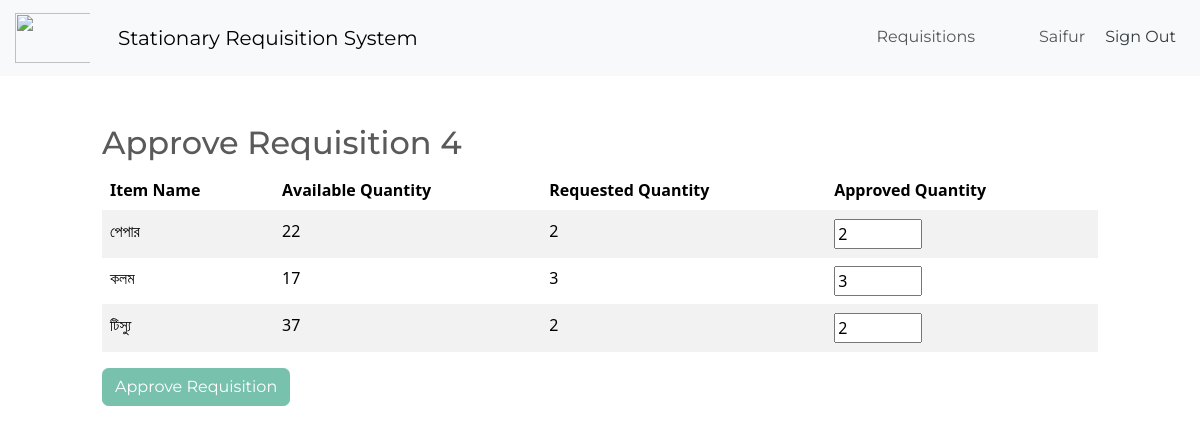
The app's page /approve-requisition/4/ (signed in) with its own data.
### inventory/models.py (models this page shows, shortened)
class Requisition(models.Model):
    STATUS_CHOICES = (
        ('Pending', 'Pending'),
        ('Approved', 'Approved'),
        ('Rejected', 'Rejected'),
    )
    user = models.ForeignKey(User, on_delete=models.CASCADE)
    date_created = models.DateField(auto_now_add=True)
    status = models.CharField(max_length=10, choices=STATUS_CHOICES, default='Pending')
    requisition_id = models.CharField(max_length=20, unique=True, editable=False, blank=True)  # New field

class RequisitionItem(models.Model):
    requisition = models.ForeignKey(Requisition, related_name='items', on_delete=models.CASCADE)
    inventory_item = models.ForeignKey(InventoryItem, on_delete=models.CASCADE)
    quantity_requested = models.PositiveIntegerField()
    quantity_approved = models.PositiveIntegerField(null=True, blank=True)  # New field for approved quantity

class InventoryItem(models.Model):
    name = models.CharField(max_length=200)
    reference_no = models.CharField(max_length=200)
    unit = models.CharField(max_length=100)
    quantity = models.IntegerField()
    category = models.ForeignKey('Category', on_delete=models.SET_NULL, blank=True, null=True)
    date_created = models.DateField()
    remarks = models.TextField(blank=True, null=True)
    reference_pdf = models.FileField(upload_to='inventory_pdfs/', blank=True, null=True)

### inventory/views.py (the view, shortened to what this page needs)
# urls.py: path('approve-requisition/<int:requisition_id>/', ApproveRequisitionView.as_view(), name='approve_requisition'),
@method_decorator(staff_member_required, name='dispatch')
class ApproveRequisitionView(LoginRequiredMixin, View):
    def get(self, request, requisition_id):
        requisition = get_object_or_404(Requisition, id=requisition_id)
        if requisition.status in ['Approved', 'Rejected']:
            messages.error(request, "This requisition has already been approved or rejected and cannot be edited.")
            return redirect('requisition_list')
        return render(request, 'admin/approve_requisition.html', {'requisition': requisition})

### inventory/templates/admin/approve_requisition.html (shortened to what this page needs)
{% extends 'auth/base.html' %}
{% block content %}
<div class="row">
    <div class="col-md-10 col-12 mx-auto mt-5">
        <h2>Approve Requisition {{ requisition.id }}</h2>
        <form method="POST" onsubmit="return validateQuantities()">
            <table class="table table-hover table-striped">
                <thead>
                    <tr>
                        <th scope="col">Item Name</th>
                        <th scope="col">Available Quantity</th>
                        <th scope="col">Requested Quantity</th>
                        <th scope="col">Approved Quantity</th>
                    </tr>
                </thead>
                <tbody>
                    {% for item in requisition.items.all %}
                    <tr>
                        <td>{{ item.inventory_item.name }}</td>
                        <td>{{ item.inventory_item.quantity }}</td>
                        <td>{{ item.quantity_requested }}</td>
                        <td>
                            <input type="number" name="approved_quantity_{{ item.id }}"
                                   value="{{ item.quantity_approved|default:item.quantity_requested }}"
                                   min="0" max="{{ item.inventory_item.quantity }}" class="approved-quantity">
                        </td>
                    </tr>
                    {% endfor %}
                </tbody>
            </table>
            <button type="submit" class="btn btn-primary">Approve Requisition</button>
        </form>
    </div>
</div>
{% endblock %}

### inventory/templates/auth/navigation.html (shortened to what this page needs)
<nav class="navbar navbar-expand-lg bg-light">
  <a class="navbar-brand" href="#"><img src="https://upload.wikimedia.org/wikipedia/en/thumb/c/c0/BAPEX.png/220px-BAPEX.png" width="90" height="50" style="padding-left: 15px;" class="d-inline-block align-top" alt="" /></a>
  <div class="container-fluid">
    <a class="navbar-brand" href="{% url 'index' %}">Stationary Requisition System</a>
    <div class="collapse navbar-collapse justify-content-end" id="navbarNav">
      <ul class="navbar-nav">
        {% if user.is_authenticated %}
          {% if user.is_staff %}
            <li class="nav-item">
              <a class="nav-link" href="{% url 'requisition_list' %}" style="padding-top: 6px; padding-right: 56px;">Requisitions</a>
            </li>
          {% else %}
            <li class="nav-item">
              <a class="nav-link" href="{% url 'requisition' %}" style="padding-top: 6px;padding-right: 56px;">Submit Requisition</a>
            </li>
          {% endif %}
          <li class="nav-item">
            <a class="nav-link" href="#" style="padding-top: 6px;">{{ user.username }}</a>
          </li>
          <form method="post" action="{% url 'logout' %}">
            <button type="submit" class="btn border-0 bg-transparent text-dark">Sign Out</button>
          </form>
        {% endif %}
      </ul>
    </div>
  </div>
</nav>

### records on screen
Requisition: id "4"
RequisitionItem: inventory_item.name "পেপার", inventory_item.quantity "22", quantity_requested "2", quantity_approved "2"
RequisitionItem: inventory_item.name "কলম", inventory_item.quantity "17", quantity_requested "3", quantity_approved "3"
RequisitionItem: inventory_item.name "টিস্যু", inventory_item.quantity "37", quantity_requested "2", quantity_approved "2"

### other values on screen
{{ user.username }} "Saifur"
